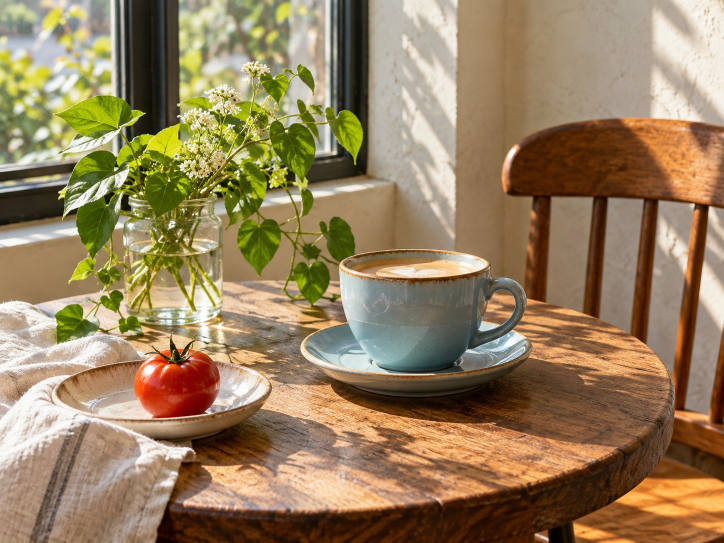
#> input picture release/style-samples/source-scene.jpg, 1448 x 1086 px (shown at 1/2 size)
$ python render_style_samples.py
#> lines starting #> are read from the running program, lines starting #| are printed output that depends on the picture
"""Render labelled, generated-scene illustrations with the shipped style profiles.

These assets explain a style; they are not device captures or calibration evidence.
"""
from __future__ import annotations

import hashlib
import json
from pathlib import Path
import sys

import numpy as np
from PIL import Image, ImageOps

ROOT = Path(__file__).resolve().parents[1]
sys.path.insert(0, str(ROOT / "reference"))
from phytoy_ref.pipeline import ReferencePipeline
from phytoy_ref.profiles import load_host_profile, load_toy_profile

STYLES = {
    "dh_color": ("toy_harinezumi_2pp_daylight_v0_4.json", 3 / 4),
    "dh_mono": ("toy_harinezumi_2pp_mono_v0_2.json", 3 / 4),
    "digital": ("toy_phytoy_digital_01_v1_2.json", 3 / 4),
    "plastic": ("toy_phytoy_plastic_82_v1.json", 1),
    "street": ("toy_phytoy_street_84_v1.json", 2 / 3),
    "fisheye": ("toy_phytoy_fisheye_05_v1.json", 1),
}


def main() -> None:
    source_path = ROOT / "release/style-samples/source-scene.jpg"
    with Image.open(source_path) as opened:
#> opened is the input picture: PIL image 1448x1086 RGB; mean R, G, B 150.6, 128.1, 93.9
        source = ImageOps.exif_transpose(opened).convert("RGB")
        source.thumbnail((640, 480), Image.Resampling.LANCZOS)
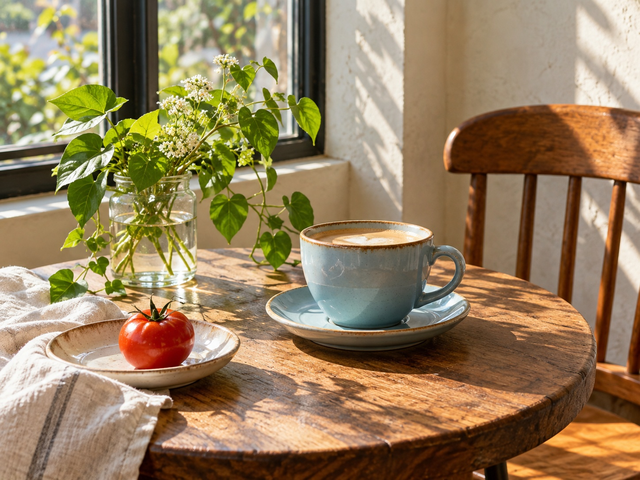
#> source: PIL image 640x480 RGB; mean R, G, B 150.6, 128.1, 93.9
    encoded = np.asarray(source, dtype=np.float64) / 255
    destination = ROOT / "android/sample/src/main/res/drawable-nodpi"
    destination.mkdir(parents=True, exist_ok=True)
    host_path = ROOT / "profiles/authoring/host_generic_srgb.json"
    manifest = {"purpose": "Generated scene, Python reference style illustrations; not app photographs",
                "seed": 20261006, "source_sha256": hashlib.sha256(source_path.read_bytes()).hexdigest(),
#> (the run stopped early here; a loop or call above may not have finished)
